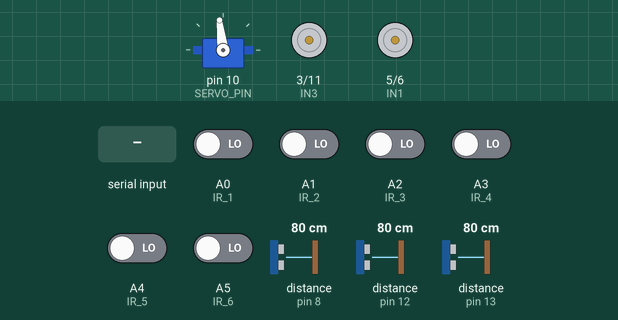
A sketch run on a simulated Arduino Uno, built with avr-gcc and run on an emulated ATmega328P. Shown: servo, motor-driver pin pairs drawn as motors (green arrow = first pin HIGH = forward, orange = second pin HIGH = backward, longer = more drive). Inputs (shaded band) come from the test bench; at power-on: A0 (IR_1), A1 (IR_2), A2 (IR_3), A3 (IR_4), A4 (IR_5), A5 (IR_6) LOW, distance to the obstacle (sensors on pin 8, pin 12, pin 13) 80 cm. The echo pulse lasts 58.3 µs per cm; what the sketch prints to the serial monitor is not drawn.

Above: at 1.2 s.
1.3 s: "1" received over Serial
At 1.79 s:
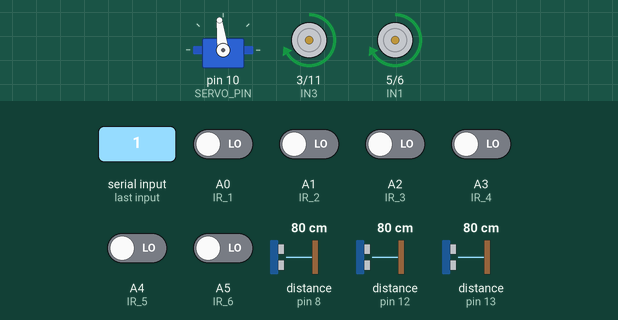
4.3 s: A2 (IR_3) driven HIGH
7.3 s: A4 (IR_5) driven HIGH
At 7.91 s:
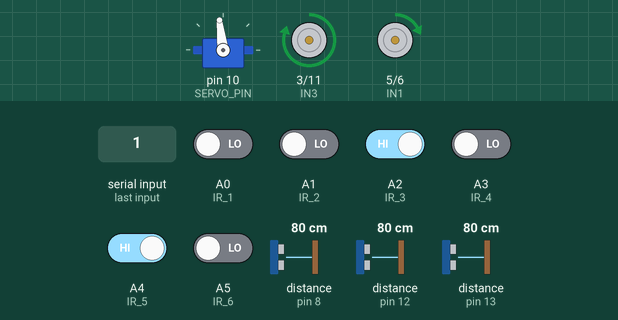
10.3 s: A5 (IR_6) driven HIGH
At 10.87 s:
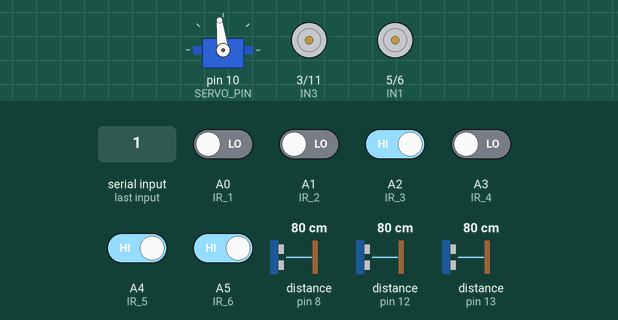
13.3 s: "2" received over Serial
At 15.2 s:
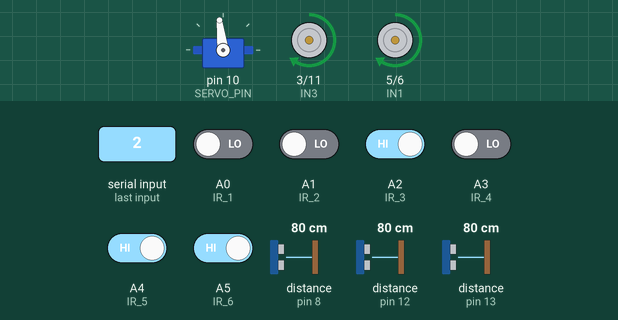
16.3 s: byte 86 ('V') received over Serial
Timing chart, 0 to 20.3 s (numbered marks = the images above; inputs shaded):
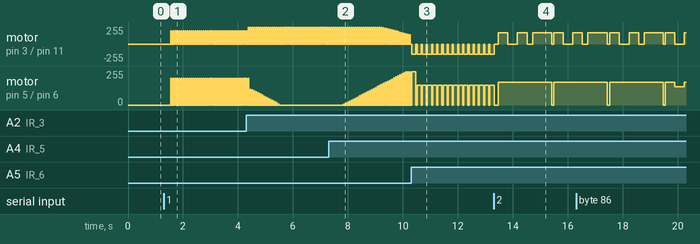

Measured:
- after the input at 1.3 s, motor on pin 3 (IN3) / pin 11 (IN4), motor on pin 5 (IN1) / pin 6 (IN2): alternates forward 200/255 for 0.02 s and stopped for 0.05 s, starting after 0.26 s

The sketch:

SmartCar.ino
```cpp
/*
 * 智能小车主控程序 v1.0.0
 * 该程序用于北理工屠龙大赛
 * 可做参考，建议大改。以避免赛方查重（拱手.jpg）
 * 🚗💨【祝你成功！】
 */

// 【版本信息】（由于在终端输出信息，便于确认自己是否烧对了版本）
#define _VERSION_ "v1.0.0 "

#include <Servo.h> // 舵机控制库

/* ========== 硬件引脚定义 ========== */
// （6路红外传感器）
// 黑=1；白=0
#define IR_1 A0 // 最左侧红外传感器
#define IR_2 A1 // 左侧红外传感器
#define IR_3 A2 // 左中红外传感器
#define IR_4 A3 // 右中红外传感器
#define IR_5 A4 // 右侧红外传感器
#define IR_6 A5 // 最右侧红外传感器

// 超声波雷达引脚（3个Trig，3个Echo）
#define rightTrig 2 // 右雷达激发
#define frontTrig 7 // 前雷达激发
#define leftTrig 4	// 左雷达激发

#define rightEcho 8	 // 右侧雷达回波引脚 1
#define frontEcho 12 // 前方雷达回波引脚 2
#define leftEcho 13	 // 左侧雷达回波引脚 3

// 定义电机控制引脚
#define IN1 5
#define IN2 6
#define IN3 3
#define IN4 11

// 舵机控制引脚
#define SERVO_PIN 10 // 舵机信号引脚

/* ========== 全局变量定义 ========== */

// 红外传感器值存储数组
int irValues[6]; // 索引0-5对应IR_1到IR_6

// 雷达距离值（单位：厘米）
float leftDistance = 0;	 // 左侧障碍物距离
float rightDistance = 0; // 右侧障碍物距离
float frontDistance = 0; // 前方障碍物距离

// 舵机控制变量
Servo myServo;		 // 舵机对象
int servoAngle = 97; // 舵机角度（范围0-180，90为中间位置）
int open_servo = 76; // 舵机开启角度
int open_time = 70 ;// 舵机开启时间

// 系统工作模式枚举
enum SystemMode
{
	MODE_INFRARED_TRACKING, // 红外循迹模式
	MODE_RADAR_AVOIDANCE,	// 雷达避障模式
	MODE_MANUAL_CONTROL		// 手动控制模式
};
SystemMode currentMode = MODE_MANUAL_CONTROL; // 当前系统模式，默认为手动控制

// 手动控制模式下的运动状态
enum ManualState
{
	MANUAL_STOP,	   // 停止
	MANUAL_FORWARD,	   // 前进
	MANUAL_BACKWARD,   // 后退
	MANUAL_LEFT,	   // 左转
	MANUAL_RIGHT,	   // 右转
	MANUAL_LEFT_SMALL, // 小左转
	MANUAL_RIGHT_SMALL // 小右转
};
ManualState manualState = MANUAL_STOP; // 手动控制状态
bool manualSpeed = false;			   // 手动控制速度标志（f-低速短时；t-高速长时）

// 手动加速部分
//【该计数仅供参考，实际工作中，受电池电压、轮胎磨损程度、车重、重心分布影响】
// 高速长时=10cm~
// 低速短时=4cm~
#define StandardLowSpeed 100  // 低速pwm
#define StandardHighSpeed 170 // 高速pwm
#define LongTerm 350		  // 长时间行走delay
#define ShortTerm 200		  // 短时间行走delay

#define DebugTime 20 // 用于调试时，每个循环进行等待 20 700
//（700ms延时，用于看终端汇报的情况，给人脑以debug方向）

// 初始化函数
void setup()
{

	Serial.begin(9600);

	// 初始化红外传感器引脚
	pinMode(IR_1, INPUT);
	pinMode(IR_2, INPUT);
	pinMode(IR_3, INPUT);
	pinMode(IR_4, INPUT);
	pinMode(IR_5, INPUT);
	pinMode(IR_6, INPUT);

	// 初始化雷达模块引脚
	pinMode(leftTrig, OUTPUT);
	pinMode(frontTrig, OUTPUT);
	pinMode(rightTrig, OUTPUT);

	pinMode(leftEcho, INPUT);
	pinMode(rightEcho, INPUT);
	pinMode(frontEcho, INPUT);

	// 设置电机控制引脚为输出
	pinMode(IN1, OUTPUT);
	pinMode(IN2, OUTPUT);
	pinMode(IN3, OUTPUT);
	pinMode(IN4, OUTPUT);

	// 初始化舵机
	myServo.attach(SERVO_PIN);
	myServo.write(servoAngle); // 初始位置关

	// 初始状态停止所有电机
	stopMotors(50);

	// 打印初始化信息
	Serial.print("Smart Car System Initialized ");
	Serial.println(_VERSION_);
	printCurrentMode(); // 打印当前模式信息
}

// 主循环函数
void loop()
{
	// 每次循环后，回到默认的STOP状态
	stopMotors(5);
	manualState = MANUAL_STOP;

	// 处理蓝牙命令
	handleBluetooth();

	// 根据当前模式执行相应功能
	switch (currentMode)
	{
	case MODE_INFRARED_TRACKING:
		infraredTracking(); // 红外循迹模式
		break;
	case MODE_RADAR_AVOIDANCE:
		radarAvoidance(); // 雷达避障模式
		break;
	case MODE_MANUAL_CONTROL:
		manualControl(); // 手动控制模式
		break;
	}
	// DEBUG 延时
	stopState();
	delay(DebugTime);
}

// 蓝牙处理
void handleBluetooth()
{
	// Serial.available() 是非阻塞的，返回缓冲区字节数
	//   若未输入，则整个函数直接跳过
	if (Serial.available())
	{
		char command = Serial.read();
		 // 这个可以去掉，主要用于debug用【你无法现象，蓝牙在连接后会发送一串确认消息，参赛前我的蓝牙在我发送一个信息后就卡死闪退……后面好不容易弄好……】
		Serial.print("你输入了：");
		Serial.println(command);
		// 模式切换命令
		switch (command)
		{
		case '1': // 切换到红外循迹模式
			currentMode = MODE_INFRARED_TRACKING;
			stopMotors(100);
			printCurrentMode();
			break;
		case '2': // 切换到雷达避障模式
			currentMode = MODE_RADAR_AVOIDANCE;
			stopMotors(100);
			printCurrentMode();
			break;
		case '3': // 切换到手动控制模式
			currentMode = MODE_MANUAL_CONTROL;
			stopMotors(100);
			printCurrentMode();
			break;

		// 手动控制模式下的命令
		case 'F': // 前进
			if (currentMode == MODE_MANUAL_CONTROL)
				manualState = MANUAL_FORWARD;
			break;
		case 'B': // 后退
			if (currentMode == MODE_MANUAL_CONTROL)
				manualState = MANUAL_BACKWARD;
			break;
		case 'L': // 左转
			if (currentMode == MODE_MANUAL_CONTROL)
				manualState = MANUAL_LEFT;
			break;
		case 'R': // 右转
			if (currentMode == MODE_MANUAL_CONTROL)
				manualState = MANUAL_RIGHT;
			break;

		case 'l': // 小左转
			if (currentMode == MODE_MANUAL_CONTROL)
				manualState = MANUAL_LEFT_SMALL;
			break;
		case 'r': // 小右转
			if (currentMode == MODE_MANUAL_CONTROL)
				manualState = MANUAL_RIGHT_SMALL;
			break;

		case 'S': // 停止
			if (currentMode == MODE_MANUAL_CONTROL)
			{
				manualState = MANUAL_STOP;
			}
			else
			{
				currentMode = MODE_MANUAL_CONTROL;
				manualState = MANUAL_STOP;
			}
			break;
		case 'V':
			manualSpeed = !manualSpeed;

			Serial.print(F("Speed changed to: "));
			if (!manualSpeed)
				Serial.println(F("False-低速短时"));
			else
				Serial.println(F("True-高速长时"));

			break;
		case 'X': // 舵机控制

			if (currentMode == MODE_MANUAL_CONTROL)
			{
				myServo.write(open_servo); // 转到开
				delay(open_time);		   // 停顿
				myServo.write(servoAngle); // 回到关
				Serial.println(F("biu~"));
			}
			break;
		}
	}
}

/* ========== 红外循迹功能函数 ========== */
/**
 * @brief 红外循迹模式主函数
 * 读取6路红外传感器值，根据检测到的黑线位置
 * 控制小车沿黑线行驶
 * 包含调试信息输出
 */

void infraredTracking()
{
	// 读取所有红外传感器模拟值
	irValues[0] = digitalRead(IR_1);
	irValues[1] = digitalRead(IR_2);
	irValues[2] = digitalRead(IR_3);
	irValues[3] = digitalRead(IR_4);
	irValues[4] = digitalRead(IR_5);
	irValues[5] = digitalRead(IR_6);

	// 调试输出传感器值
	Serial.print("IR Values: ");
	for (int i = 0; i < 3; i++)
	{
		Serial.print(irValues[i]);
		Serial.print(" ^ ");
	}
	Serial.print(" === "); // 正中央
	for (int i = 3; i < 6; i++)
	{
		Serial.print(irValues[i]);
		Serial.print(" ^ ");
	}
	Serial.println();

	// 定义速度参数
	//  速度参数得调小；也要考虑过坡的动力要求
	// 回复上一行，本队在实际比赛中，战略性放弃了爬坡需求；红外太低了会卡坡，改结构会导致很多额外的问题
	//  较大的基础和较小的pid持续时间，会让你的新能源车有一种单杠内燃机车的感觉（人话：像拖拉机，突突突——突突；不过很稳）
	const int baseSpeed = 200; // 基础速度
	const int maxSpeed = 250;  // 最大速度
	const int pidTime = 20;	   // PID一次进行的时间

	const int turnSpeed = 150; // 转弯速度(直角弯）
	const int turnTime = 150;

	// 定义传感器权重
	const double weights[6] = {-1.2, -0.8, -0.4, 0.4, 0.8, 1.2}; // 各传感器的权重值

	// 计算偏差值
	double error = 0;

	static double lastError = 0;
	static double integral = 0;

	for (int i = 0; i < 6; i++)
	{
		if (irValues[i]) // 检测到黑线
		{
			error += weights[i];
		}
	}

	if (irValues[0] && irValues[1])
	{
		// 检测到最左侧两个传感器，可能是直角或锐角左转
		Serial.println("Sharp left turn detected");
		turnLeft(turnSpeed, turnTime);

		lastError = 0;
		integral = 0;
	}
	else if (irValues[5] && irValues[4])
	{
		// 检测到右侧传感器，可能是直角或锐角右转
		Serial.println("Sharp right turn detected");
		turnRight(turnSpeed, turnTime);

		lastError = 0;
		integral = 0;
	}
	else
	{
		// 正常循迹情况，使用PID控制
		float kp = 0.85; // 比例系数；响应当前误差，过高导致振荡
		float ki = 0.1;	 // 积分系数；累计历史误差，调高可以避免偏向一侧
		float kd = 0.05; // 微分系数；误差变化率，增大会减小超调变笨拙

		// 计算PID值
		integral += error;
		double derivative = error - lastError;
		double correction = kp * error + ki * integral + kd * derivative;
		lastError = error;

		// 应用修正
		int leftSpeed = baseSpeed * (1 + correction);
		int rightSpeed = baseSpeed * (1 - correction);

		// 限制速度范围
		leftSpeed = constrain(leftSpeed, 0, maxSpeed);
		rightSpeed = constrain(rightSpeed, 0, maxSpeed);

		// 控制电机
		Serial.print("PID control - L: ");
		Serial.print(leftSpeed);
		Serial.print(" R: ");
		Serial.println(rightSpeed);

		stopState();
		motorControlState(leftSpeed, rightSpeed);
		delay(pidTime);
		stopState();
	}

	delay(10); // 控制循环频率
}

/* ========== 雷达避障功能函数（靠右侧行驶） ========== */
/**
 * @brief 雷达避障模式主函数
 * 读取三个方向(左、前、右)的障碍物距离
 * 根据障碍物距离做出避障决策
 * 包含调试信息输出和当前决策信息显示
 */
void radarAvoidance()
{

	// 1. 读取传感器数据

	leftDistance = readDistance(leftTrig, leftEcho);
	frontDistance = readDistance(frontTrig, frontEcho);
	rightDistance = readDistance(rightTrig, rightEcho);

	// 2. 输出传感器数据和当前状态
	Serial.print("[雷达] 左:");
	Serial.print(leftDistance);
	Serial.print("cm 前:");
	Serial.print(frontDistance);
	Serial.print("cm 右:");
	Serial.print(rightDistance);
	Serial.println("cm");

	int Radarspeed[2] = {StandardHighSpeed, StandardLowSpeed}; // 0高速，1低速
	int Radartime_use[2] = {LongTerm, ShortTerm};			   // 0高速，1低速

	// 【调参】雷达调优看这里
	// 这些超参数，能保证测试赛道正常走就行，不过可以考虑一些特殊情况
	//		毕竟，比赛赛道往往和你的想象由很大差距(科协的小伙伴的任何一个灵机一动，都会让你调的无比牛的“先验”参数，变成过拟合~)
	const int A_RADAR_LENGH = 50; // A探测限值；大于此值则认为有通道（转弯）
	const int B_FRONT_HOPE = 12;  // B前进期望；大于此值则可向前走
	const int C_Not_Center = 23;  // C；居中时，左右大概时17

	// 建议在车身上增加防撞设施，避免雷达在车子紧贴墙壁时，雷达传回数据为0或极大；进而导致以下的决策过程出现意外
	if ((frontDistance <= B_FRONT_HOPE) )
	{
		/*
		3. 【倒退】陷入困境，当前方距离小于等于 {B前进期望} 。
		则前方撞墙：倒退一定距离。
		慢速后退 * 2 大概6cm：*/
		stopMotors(100);
		moveBackward(Radarspeed[0], Radartime_use[0]);
		moveBackward(Radarspeed[1], Radartime_use[1]);
		//moveBackward(Radarspeed[1], Radartime_use[1]);
		Serial.println("[调试]3. 【倒退】陷入困境，当前方距离小于等于 {B前进期望} ");
	}
	else if (rightDistance > A_RADAR_LENGH)
	{
		/*
		1. 【右转】当右边大于 {A探测限值} 。
		则右边有通道：先向前（可以撞墙），再右转，再向前走。

		*/

		moveForward(Radarspeed[0], Radartime_use[0]);
		turnRightSmall(Radarspeed[0], Radartime_use[0]);
		moveForward(Radarspeed[0], Radartime_use[0]);
		turnRightSmall(Radarspeed[1], Radartime_use[1]);
		moveForward(Radarspeed[0], Radartime_use[0]);
		moveForward(Radarspeed[0], Radartime_use[0]);

		Serial.println("[调试]1. 【右转】当右边大于 {A探测限值} ");
	}
	else if (leftDistance > A_RADAR_LENGH)
	{
		/*
		2. 【左转】当左边大于 {A探测限值} （此时右侧条件即运行1，已经不满足）。
		则左边有通道：先向前（可以撞墙），再左转，再向前走。
		低速前进 * 3，慢速左转 * 2，高速前进 * 2；
		*/

		moveForward(Radarspeed[0], Radartime_use[0]);
		turnLeftSmall(Radarspeed[0], Radartime_use[0]);
		moveForward(Radarspeed[0], Radartime_use[0]);
		turnLeftSmall(Radarspeed[1], Radartime_use[1]);
		moveForward(Radarspeed[0], Radartime_use[0]);

		Serial.println("[调试]2. 【左转】当左边大于 {A探测限值} ");
	}
	else
	{
		if (leftDistance > C_Not_Center)
		{
			// 过于偏右
			moveBackward(Radarspeed[1], Radartime_use[1]);
			stopState();
			delay(100);
			turnLeftSmall(Radarspeed[1], Radartime_use[1]);
			turnLeftSmall(Radarspeed[1], Radartime_use[1]);
			moveForward(Radarspeed[1], Radartime_use[1]);
			turnRightSmall(Radarspeed[1], Radartime_use[1]);
			moveForward(Radarspeed[1], Radartime_use[1]);

			Serial.println("过于右偏");
		}
		else if (rightDistance > C_Not_Center)
		{
			// 过于偏左
			moveBackward(Radarspeed[1], Radartime_use[1]);

			stopState();
			delay(100);
			turnRightSmall(Radarspeed[1], Radartime_use[1]);

			turnRightSmall(Radarspeed[1], Radartime_use[1]);

			moveForward(Radarspeed[1], Radartime_use[1]);

			turnLeftSmall(Radarspeed[1], Radartime_use[1]);

			moveForward(Radarspeed[1], Radartime_use[1]);

			Serial.println("过于左偏");
		}

		if (leftDistance < rightDistance)
		{
			// 已经靠左偏

			turnRightSmall(Radarspeed[1], Radartime_use[1]);

			moveForward(Radarspeed[1], Radartime_use[1]);

			turnLeftSmall(Radarspeed[1], Radartime_use[1]);

			moveForward(Radarspeed[1], Radartime_use[1]);

			Serial.println("已经靠左偏");
		}
		else
		{
			// 已经靠右偏

			turnLeftSmall(Radarspeed[1], Radartime_use[1]);

			moveForward(Radarspeed[1], Radartime_use[1]);

			turnRightSmall(Radarspeed[1], Radartime_use[1]);

			moveForward(Radarspeed[1], Radartime_use[1]);

			Serial.println("已经靠右偏");
		}

		delay(100);
	}
	delay(20);
}

// 手动控制功能函数
void manualControl()
{

	int speed = manualSpeed ? StandardHighSpeed : StandardLowSpeed;
	int time_use = manualSpeed ? LongTerm : ShortTerm;

	// 根据当前手动状态控制电机
	switch (manualState)
	{
	case MANUAL_STOP:
		stopMotors(time_use);
		break;
	case MANUAL_FORWARD:
		moveForward(speed, time_use);
		break;
	case MANUAL_BACKWARD:
		moveBackward(speed, time_use);
		break;
	case MANUAL_LEFT:
		turnLeft(speed, time_use);
		break;
	case MANUAL_RIGHT:
		turnRight(speed, time_use);
		break;

	case MANUAL_LEFT_SMALL:
		turnLeftSmall(speed, time_use);
		break;
	case MANUAL_RIGHT_SMALL:
		turnRightSmall(speed, time_use);
		break;
	}
}

// 超声波距离测量函数
float readDistance(int trigPin, int echoPin)
{

	// 发送10微秒的触发脉冲
	digitalWrite(trigPin, LOW);
	delayMicroseconds(2);
	digitalWrite(trigPin, HIGH);
	delayMicroseconds(10);
	digitalWrite(trigPin, LOW);

	// 测量回波脉冲宽度（添加超时时间10ms，约178cm）
	long duration = pulseIn(echoPin, HIGH, 10000);

	if (duration == 0)
	{
		return 200.0; // 测量范围是0~110+；若为200.0则认为无穷大
	}

	// 计算距离（声速340m/s，除以2因为是往返距离）
	float distance = duration * 0.01724;

	return distance;
}

// 前进
void moveForward(int speed, int delay_time)
{
	motorControlState(speed, speed);
	delay(delay_time);
	stopState();
}

// 后退
void moveBackward(int speed, int delay_time)
{

	motorControlState(-speed, -speed);
	delay(delay_time);
	stopState();
}

// 左转
void turnLeft(int speed, int delay_time)
{

	motorControlState(-speed, speed);
	delay(delay_time);
	stopState();
}

// 右转
void turnRight(int speed, int delay_time)
{

	motorControlState(speed, -speed);
	delay(delay_time);
	stopState();
}

// 小右转
void turnRightSmall(int speed, int delay_time)
{
	speed = speed * 0.8;
	motorControlState(speed, 0);
	delay(delay_time);
	stopState();
}

// 小左转
void turnLeftSmall(int speed, int delay_time)
{
	speed = speed * 0.8;
	motorControlState(0, speed);
	delay(delay_time);
	stopState();
}

// 停止电机并延时
void stopMotors(int delay_time)
{
	stopState();
	delay(delay_time);
	stopState();
}

// 停止电机【状态】
void stopState()
{
	motorControlState(0, 0);
}

// 电机控制状态函数
void motorControlState(int leftSpeed, int rightSpeed)
{
	// 限制速度范围
	leftSpeed = constrain(leftSpeed, -255, 255);
	rightSpeed = constrain(rightSpeed, -255, 255);

	// 控制左轮（IN1/IN2）
	if (leftSpeed > 0)
	{
		analogWrite(IN1, leftSpeed);
		analogWrite(IN2, 0);
	}
	else if (leftSpeed < 0)
	{
		analogWrite(IN1, 0);
		analogWrite(IN2, -leftSpeed);
	}
	else
	{
		digitalWrite(IN1, LOW);
		digitalWrite(IN2, LOW);
	}

	// 控制右轮（IN3/IN4）
	if (rightSpeed > 0)
	{
		analogWrite(IN3, rightSpeed);
		analogWrite(IN4, 0);
	}
	else if (rightSpeed < 0)
	{
		analogWrite(IN3, 0);
		analogWrite(IN4, -rightSpeed);
	}
	else
	{
		digitalWrite(IN3, LOW);
		digitalWrite(IN4, LOW);
	}
}

// 打印模式
void printCurrentMode()
{
	String modeStr;
	switch (currentMode)
	{
	case MODE_INFRARED_TRACKING:
		modeStr = F("Infrared Tracking Mode");
		break;
	case MODE_RADAR_AVOIDANCE:
		modeStr = F("Radar Avoidance Mode");
		break;
	case MODE_MANUAL_CONTROL:
		modeStr = F("Manual Control Mode");
		break;
	}

	Serial.print(F("Current Mode: "));
	Serial.println(modeStr);
}
```
